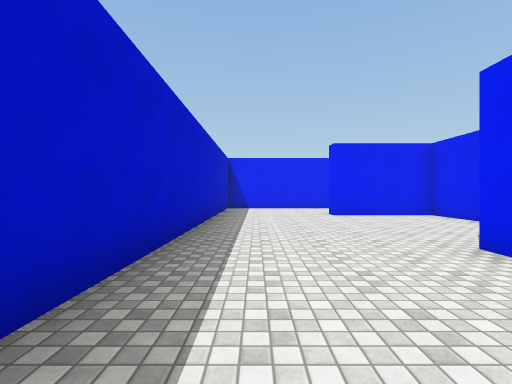
[1] (above)

15 first-person views from a walk through a scene from a Unity 3-D project. The camera is 1.4 m above the floor, looks level and sees 85° across. The floor is counted in squares, 2 m on a side. Each view is taken from the middle of a square. On the plan, view 1 faces up. The plan holds only what a view shows up to about 9 squares ahead; the rest is blank. The place goes on beyond the plan. The player is left out. Surface patterns are stand-ins for the level's own textures.

[2]
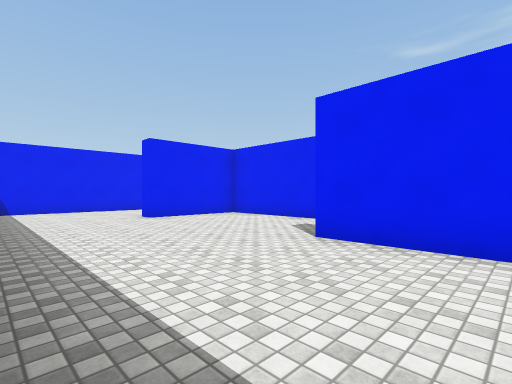

[3]
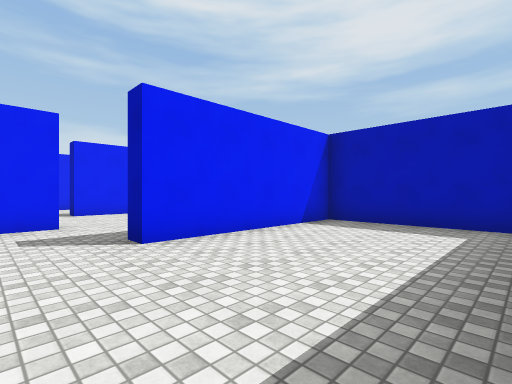

[4]
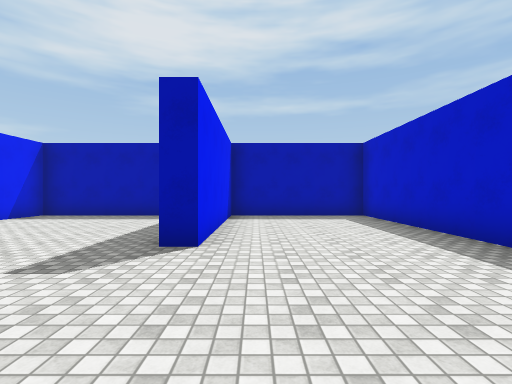

[5]
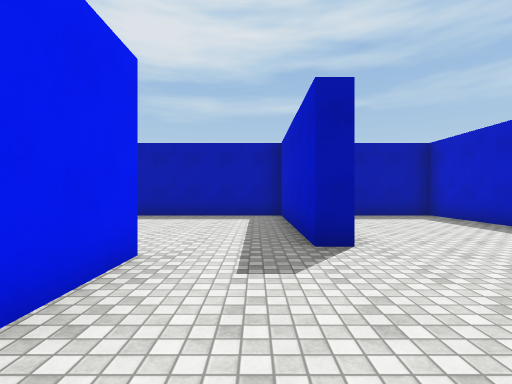

[6]
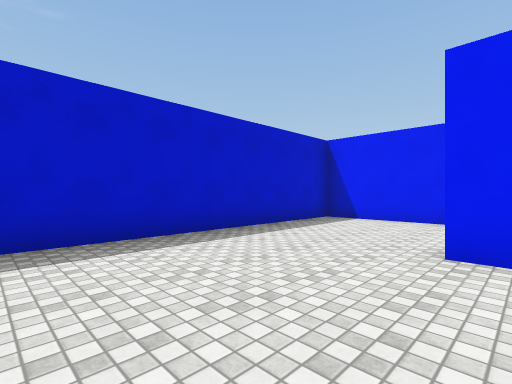

[7]
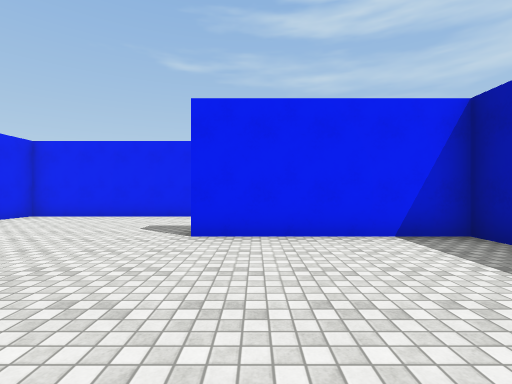

[8]
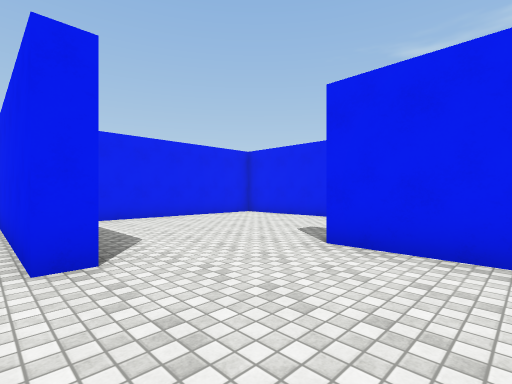

[9]
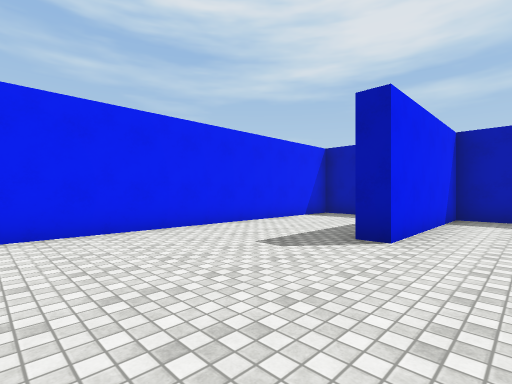

[10]
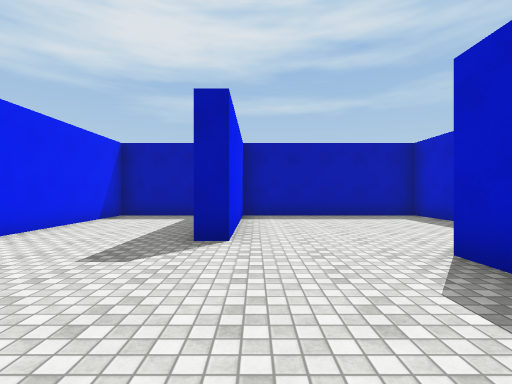

[11]
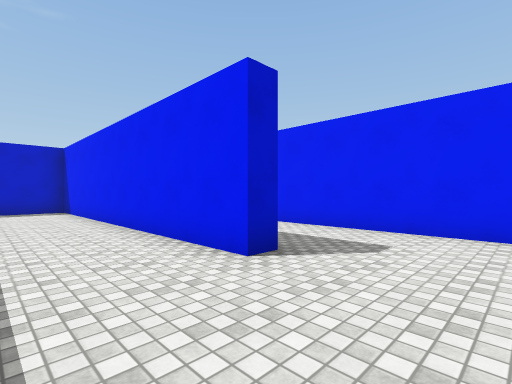

[12]
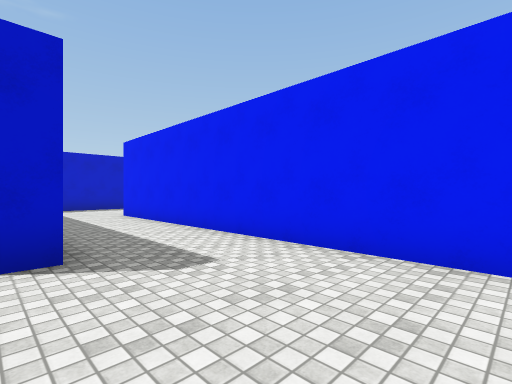

[13]
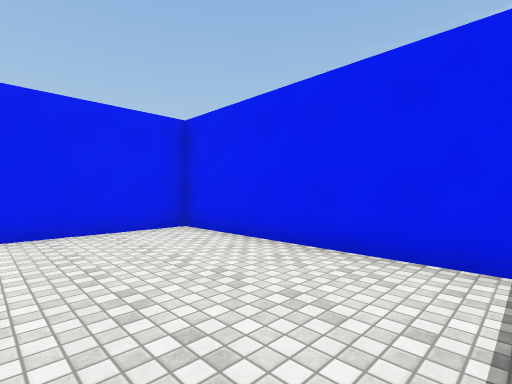

[14]
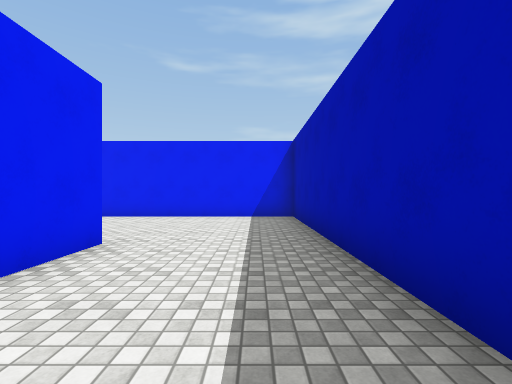

[15]
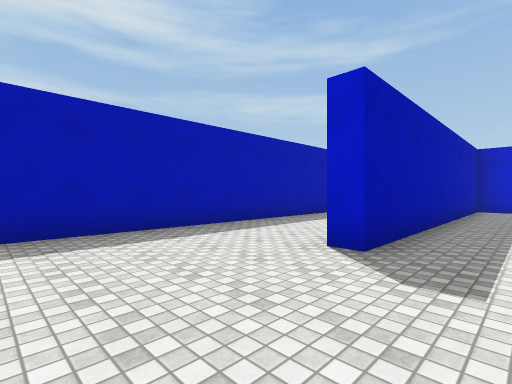

### Floor plan
Ten units are one square. View 1 is at (0, 0); x grows to the right and y downward. Boxes are objects, and circles mark ways between rooms. Rooms are numbered by the first view taken in them; rooms with no view inside come last. Other rooms are left out.
<svg viewBox="-17 -156 142 175">
<path fill="none" stroke="#000" d="M58 -39 53 -39 53 -84 23 -84 23 -90M15 -121 -12 -121 -12 14 27 14 27 -34 32 -34M32 -34 32 14 84 14 84 -30M84 -30 90 -30M58 -46 58 -39M98 14 120 14 120 -84 70 -84M16 -126 78 -126 78 -121 15 -121M34 -89 120 -89 120 -151 24 -151"/>
<circle cx="45" cy="-30" r="3" fill="#2a7"/>
<circle cx="25" cy="-105" r="3" fill="#2a7"/>
<circle cx="75" cy="-35" r="3" fill="#2a7"/>
<text x="10" y="-50">1</text>
<text x="60" y="-10">2</text>
<text x="90" y="-50">3</text>
<text x="70" y="-130">4</text>
</svg>
Room 1 opens to room 2. Room 1 opens to room 4. Room 2 opens to room 3.

Where each view was taken, in squares from view 1:
view 1: 0 up, 0 right, facing up
view 2: 1 up, 1 left, facing up-right
view 3: 5 up, 1 left, facing down-right
view 4: 7 up, 2 right, facing down
view 5: 7 up, 4 right, facing down
view 6: 5 up, 3 right, facing up-left
view 7: 2 up, 4 right, facing right
view 8: 1 up, 5 right, facing up-right
view 9: 7 up, 7 right, facing down-right
view 10: 7 up, 8 right, facing down
view 11: 10 up, 10 right, facing up-left
view 12: 12 up, 11 right, facing up-left
view 13: 10 up, 9 right, facing up-right
view 14: 10 up, 4 right, facing right
view 15: 14 up, 11 right, facing down-left
